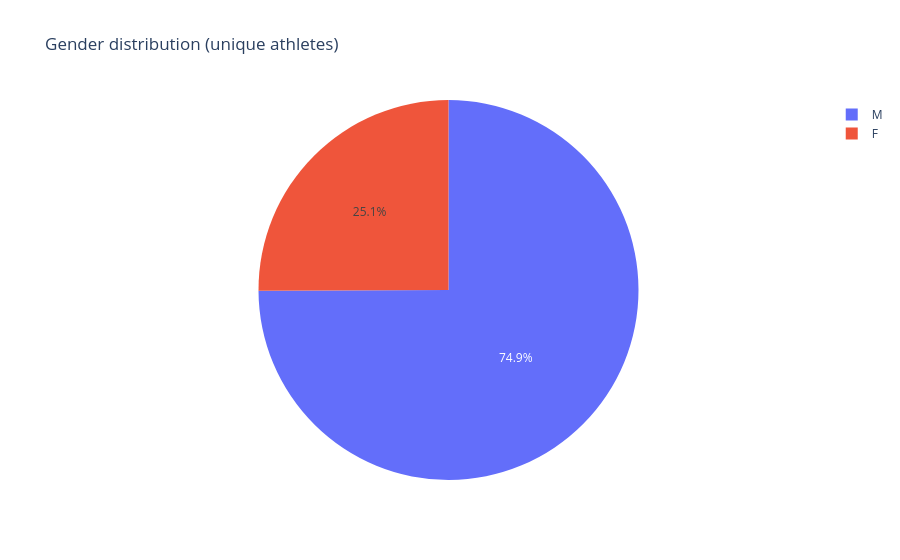

Write notebook code for a chart like this one.
### Markdown cell above
f. utforska datan vidare med egna frågor

### Code cell
import plotly.express as px

# number of male and female athletes

unique_athletes = olympics.drop_duplicates(subset="ID")

gender_counts = unique_athletes["Sex"].value_counts()

fig = px.pie(
    values=gender_counts.values,
    names=gender_counts.index,
    title="Gender distribution (unique athletes)",
)

fig.show()

### Figure 1 — Plotly figure (JSON) as saved in the notebook; plotly's stock layout.template omitted (floating-point values rounded to 4 significant figures)
{"data": [{"domain": {"x": [0, 1], "y": [0, 1]}, "hovertemplate": "label=%{label}<br>value=%{value}<extra></extra>", "labels": ["M", "F"], "legendgroup": "", "name": "", "showlegend": true, "type": "pie", "values": [101590, 33981]}], "layout": {"legend": {"tracegroupgap": 0}, "title": {"text": "Gender distribution (unique athletes)"}}}
